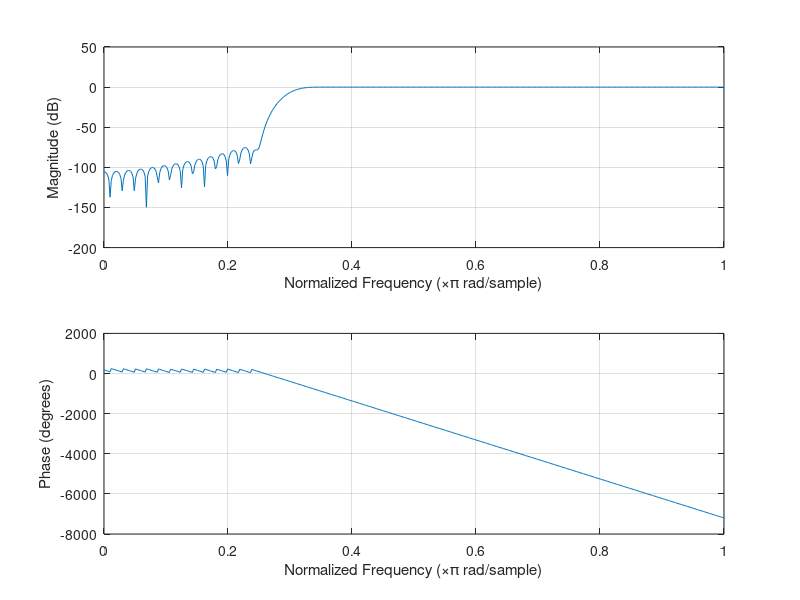

The MATLAB script that drew this image:
% Ylipäästösuodin
% Päästökaista [1240 Hz, 4096 Hz]
% Estokaista [0 kHz, 820 Hz]
% Päästökaistan maksimivärähtely 0.1 dB
% Estokaistan minimivaimennus 60 dB
% Näytteenottotaajuus 8192 Hz

% Käytetään Blackman ikkunaa vaatimusten toteuttamiseksi
% kts. opintomoniste s.84

clear();
type = 'high';
Fs = 8192;

passband_limit = 2 * 1240 / Fs;
stopband_limit = 2 * 820 / Fs;

N_candidate = 5.5 / ((1240-820) / Fs);
% Pyöristetään ylöspäin seuraavaan parittomaan
N = 2*ceil(N_candidate/2)+1;

window = blackman(N);

d = fir1 (N - 1, passband_limit, type, window);

figure('Name', 'freq')
freqz(d)
